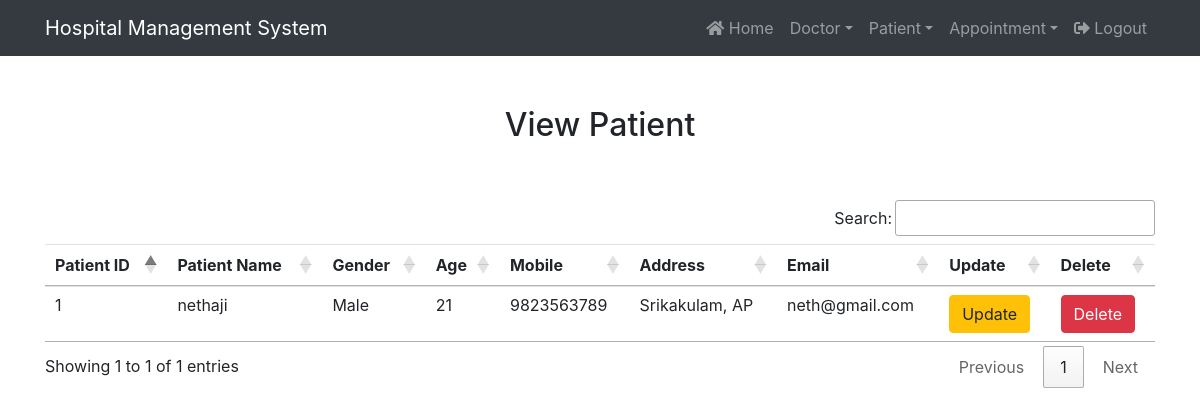
Before: /view_patient/ (signed in) with the older database file.
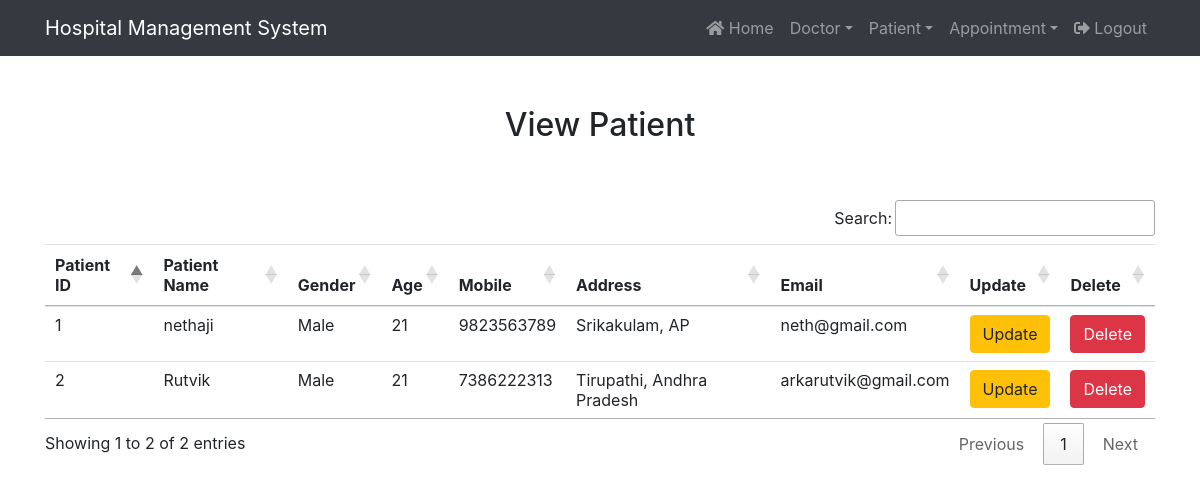
After: the same page with the newer database file.
### hospital/models.py (models this page shows, shortened)
class Patient(models.Model):
    name = models.CharField(max_length=50)
    gender = models.CharField(max_length=5)
    age = models.IntegerField()
    mobile = models.IntegerField()
    address = models.CharField(max_length=50)
    email = models.EmailField()

### hospital/views.py (the view)
# urls.py: path('view_patient/', View_Patient, name='view_patient'),
def View_Patient(request):
    if not request.user.is_staff:
        return redirect('login')
    pat = Patient.objects.all()
    x = {'pat': pat}  # dictionary
    return render(request, 'view_patient.html', x)

### hospital/templates/view_patient.html (shortened to what this page needs)
{% extends 'navigationbar.html'%}
{% block body %}
{% load static %}
<div class="container" style="margin-top:50px">
    <h2 class="text-center">View Patient</h2>
    <br><br>
    <table class="table table-hover" id="toolbar">
        <thead>
            <tr>
                <th> Patient ID</th>
                <th> Patient Name</th>
                <th> Gender</th>
                <th> Age</th>
                <th> Mobile</th>
                <th> Address</th>
                <th> Email</th>
                <th> Update</th>
                <th> Delete</th>
            </tr>
        </thead>
        <tbody>
            {% for i in pat %}
            <tr>
                <td>{{i.id}}</td>
                <td>{{i.name}}</td>
                <td>{{i.gender}}</td>
                <td>{{i.age}}</td>
                <td>{{i.mobile}}</td>
                <td>{{i.address}}</td>
                <td>{{i.email}}</td>
                <td>
                    <button type="button" class="btn btn-warning" data-bs-toggle="modal" data-bs-target="#updateModal{{ i.id }}">
                        Update
                    </button>
                </td>
                <td><a href="{% url 'delete_patient' i.id %}" onclick="return confirm('Really want to delete?')" class="btn btn-danger">Delete</a></td>
            </tr>
            {% endfor %}
        </tbody>
    </table>
</div>
{% endblock %}

Changed rows visible on the page:
added Patient: id "2", name "Rutvik", gender "Male", age "21", mobile "7386222313", address "Tirupathi, Andhra Pradesh", email "arkarutvik@gmail.com"
Other visible differences:
text written by a page script: "Search: Showing 1 to 1 of 1 entries Previous 1 Next" → "Search: Showing 1 to 2 of 2 entries Previous 1 Next"
